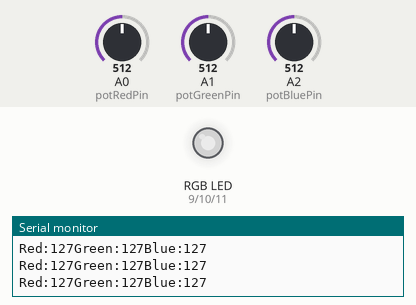
A sketch run on a simulated Arduino Uno, built with avr-gcc and run on an emulated ATmega328P. Shown: an RGB LED mixed from three pins (HIGH = lit), the last lines printed to the serial monitor. Inputs (shaded band) come from the test bench; at power-on: A0 (potRedPin) = 512, A1 (potGreenPin) = 512, A2 (potBluePin) = 512. Dim RGB values are drawn brighter than linear.

Above: at 1.2 s.
1.3 s: A0 (potRedPin) set to 420
At 1.6 s:
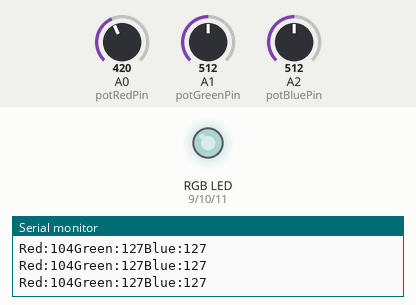
2.8 s: A0 (potRedPin) set to 388
At 3.2 s:
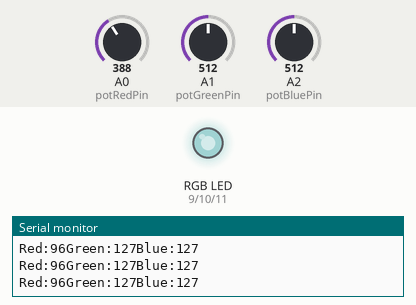
4.3 s: A1 (potGreenPin) set to 411
At 4.9 s:
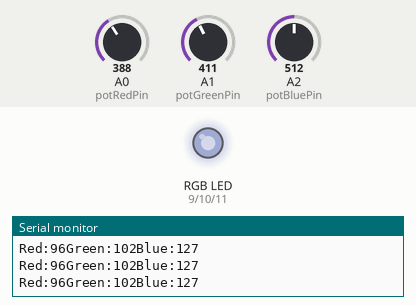
7.3 s: A1 (potGreenPin) set to 388
At 7.7 s:
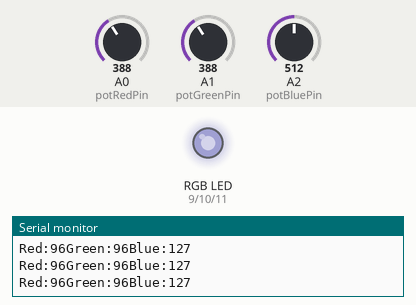
8.8 s: A2 (potBluePin) set to 419
At 10.0 s:
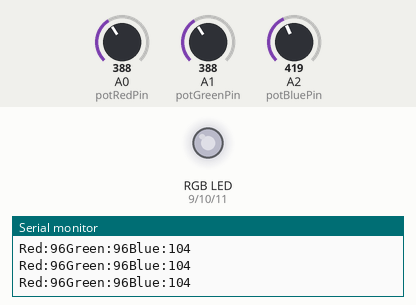
11.8 s: A2 (potBluePin) set to 386
At 13.3 s:
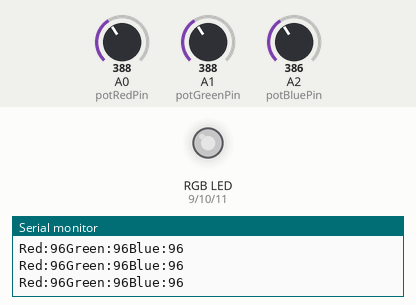
Timing chart, 0 to 14.3 s (numbered marks = the images above; inputs shaded):
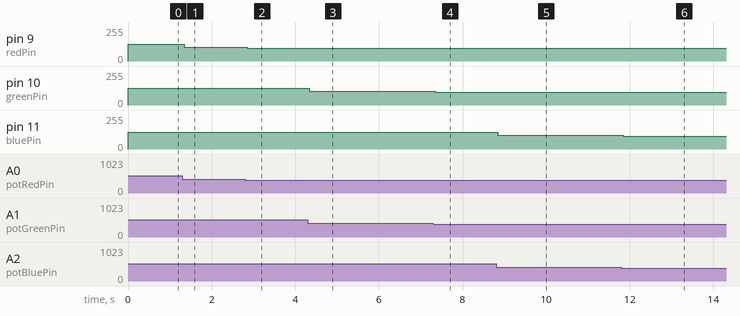

The sketch:

project_12.ino
```cpp
/*
   RGB Light Dimmer
*/
int redPin = 9;                // R – digital 9
int greenPin = 10;             // G – digital 10
int bluePin = 11;              // B – digital 11
int potRedPin = 0;             // potentiometer 1 – analog 0
int potGreenPin = 1;           // potentiometer 2 – analog 1
int potBluePin = 2;            // potentiometer 3 – analog 2

void setup(){
   pinMode(redPin,OUTPUT);
   pinMode(greenPin,OUTPUT);
   pinMode(bluePin,OUTPUT);
   Serial.begin(9600);
}

void loop(){
   int potRed = analogRead(potRedPin);
   int potGreen = analogRead(potGreenPin);
   int potBlue = analogRead(potBluePin);

   int val1 = map(potRed,0,1023,0,255);
   int val2 = map(potGreen,0,1023,0,255);
   int val3 = map(potBlue,0,1023,0,255);

   Serial.print("Red:");
   Serial.print(val1);
   Serial.print("Green:");
   Serial.print(val2);
   Serial.print("Blue:");
   Serial.println(val3);

   colorRGB(val1,val2,val3);
}

void colorRGB(int red, int green, int blue){
   analogWrite(redPin,constrain(red,0,255));
   analogWrite(greenPin,constrain(green,0,255));
   analogWrite(bluePin,constrain(blue,0,255));
}
```

Measured:
- after the input at 1.3 s, pin 9 (redPin): 127/255 → 104/255 at once
- after the input at 2.8 s, pin 9 (redPin): 104/255 → 96/255 after 0.05 s
- after the input at 4.3 s, pin 10 (greenPin): 127/255 → 102/255 at once
- after the input at 7.3 s, pin 10 (greenPin): 102/255 → 96/255 after 0.05 s
- after the input at 8.8 s, pin 11 (bluePin): 127/255 → 104/255 after 0.05 s
- after the input at 11.8 s, pin 11 (bluePin): 104/255 → 96/255 at once
